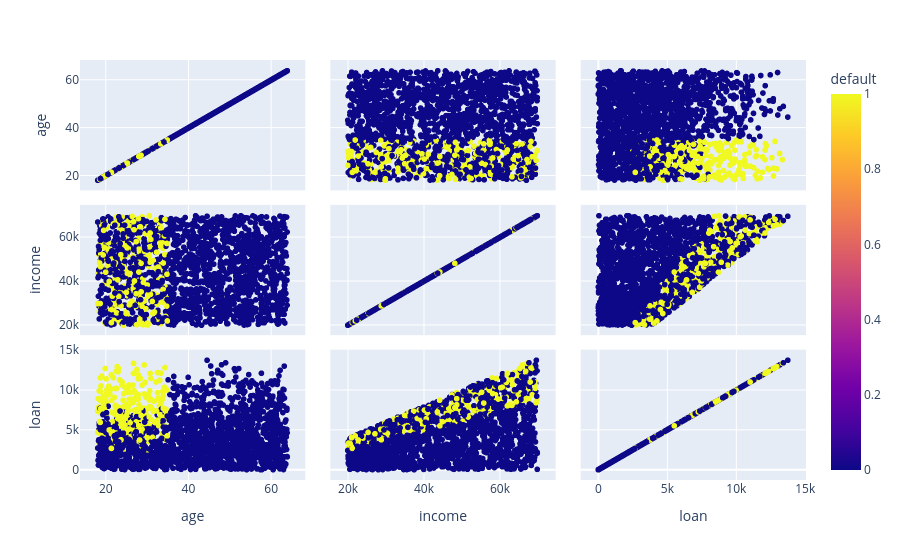

Notebook code for this chart:
### Markdown cell above
- Amarelo: pessoas que não pagam empréstimo
- Azul: pessoas que pagam empréstimo

### Code cell
grafico = px.scatter_matrix(dataset, dimensions=['age', 'income', 'loan'], color='default')
grafico.show()

### Figure 1 — Plotly figure (JSON) as saved in the notebook; plotly's stock layout.template omitted (floating-point values rounded to 4 significant figures; data arrays with more than 128 entries replaced by an {"elided": "..."} marker saying what was removed)
{"data": [{"dimensions": [{"axis": {"matches": true}, "label": "age", "values": {"elided": "2000 float values"}}, {"axis": {"matches": true}, "label": "income", "values": {"elided": "2000 float values"}}, {"axis": {"matches": true}, "label": "loan", "values": {"elided": "2000 float values"}}], "hovertemplate": "%{xaxis.title.text}=%{x}<br>%{yaxis.title.text}=%{y}<br>default=%{marker.color}<extra></extra>", "legendgroup": "", "marker": {"color": {"elided": "2000 int values"}, "coloraxis": "coloraxis", "symbol": "circle"}, "name": "", "showlegend": false, "type": "splom"}], "layout": {"coloraxis": {"colorbar": {"title": {"text": "default"}}, "colorscale": [[0, "#0d0887"], [0.1111, "#46039f"], [0.2222, "#7201a8"], [0.3333, "#9c179e"], [0.4444, "#bd3786"], [0.5556, "#d8576b"], [0.6667, "#ed7953"], [0.7778, "#fb9f3a"], [0.8889, "#fdca26"], [1, "#f0f921"]]}, "dragmode": "select", "legend": {"tracegroupgap": 0}, "margin": {"t": 60}}}
